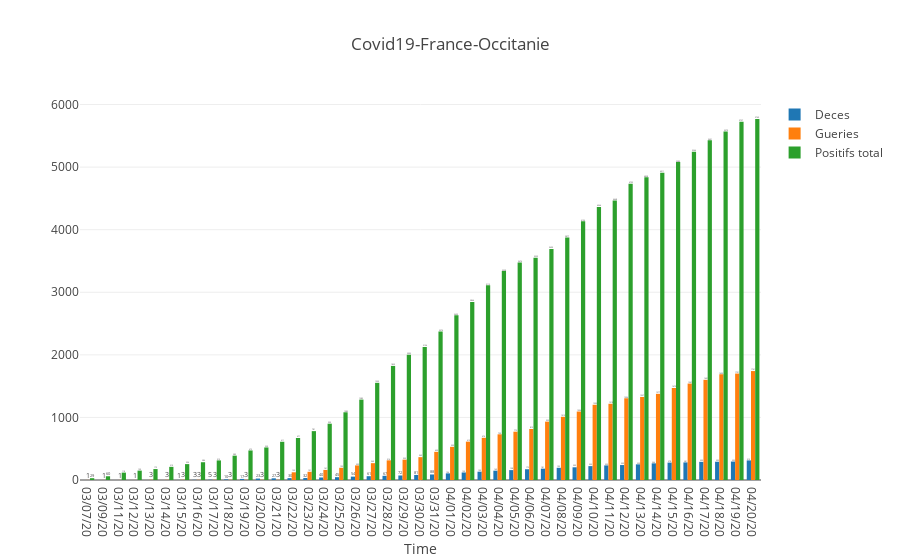

This figure's notebook cell:
### Code cell
dates=df["Date"].values

layout = go.Layout(
    barmode='group',
    title=f"Covid19-France-Occitanie",
    xaxis=dict(title="Time"),
    showlegend=True,
) 
fig = go.Figure(data=[
    go.Bar(name="Deces", x=dates, y=df["Deces"], text=df["Deces"],
            textposition='auto'),
    go.Bar(name="Gueries", x=dates, y=df["Guerie"], text=df["Guerie"],
            textposition='auto'),
    go.Bar(name="Positifs total", x=dates, y=df["Positifs total"], text=df["Positifs total"],
            textposition='auto'),

],
    layout=layout
)

iplot(fig, filename="covid19-Occitanie1")

### Figure 1 — Plotly figure (JSON) as saved in the notebook; plotly's stock layout.template omitted (floating-point values rounded to 4 significant figures)
{"data": [{"name": "Deces", "text": [0, 0, 0, 0, 0, 0, 1, 3, 5, 10, 17, 23, 27, 30, 32, 40, 45, 54, 61, 67, 72, 81, 88, 106, 120, 133, 149, 158, 172, 181, 195, 203, 222, 233, 239, 250, 266, 278, 281, 290, 292, 295, 313], "textposition": "auto", "type": "bar", "uid": "80b99315-be14-4592-9095-51f7a2ac4d11", "x": ["03/07/20", "03/09/20", "03/11/20", "03/12/20", "03/13/20", "03/14/20", "03/15/20", "03/16/20", "03/17/20", "03/18/20", "03/19/20", "03/20/20", "03/21/20", "03/22/20", "03/23/20", "03/24/20", "03/25/20", "03/26/20", "03/27/20", "03/28/20", "03/29/20", "03/30/20", "03/31/20", "04/01/20", "04/02/20", "04/03/20", "04/04/20", "04/05/20", "04/06/20", "04/07/20", "04/08/20", "04/09/20", "04/10/20", "04/11/20", "04/12/20", "04/13/20", "04/14/20", "04/15/20", "04/16/20", "04/17/20", "04/18/20", "04/19/20", "04/20/20"], "y": [0, 0, 0, 0, 0, 0, 1, 3, 5, 10, 17, 23, 27, 30, 32, 40, 45, 54, 61, 67, 72, 81, 88, 106, 120, 133, 149, 158, 172, 181, 195, 203, 222, 233, 239, 250, 266, 278, 281, 290, 292, 295, 313]}, {"name": "Gueries", "text": [1, 1, 1, 1, 3, 3, 3, 3, 3, 3, 3, 3, 3, 123, 131, 161, 195, 233, 269, 314, 325, 365, 450, 530, 613, 674, 730, 772, 815, 933, 1010, 1094, 1202, 1218, 1306, 1327, 1377, 1470, 1541, 1601, 1690, 1701, 1741], "textposition": "auto", "type": "bar", "uid": "793740cd-c47c-48aa-9ab6-1d93c9e60452", "x": ["03/07/20", "03/09/20", "03/11/20", "03/12/20", "03/13/20", "03/14/20", "03/15/20", "03/16/20", "03/17/20", "03/18/20", "03/19/20", "03/20/20", "03/21/20", "03/22/20", "03/23/20", "03/24/20", "03/25/20", "03/26/20", "03/27/20", "03/28/20", "03/29/20", "03/30/20", "03/31/20", "04/01/20", "04/02/20", "04/03/20", "04/04/20", "04/05/20", "04/06/20", "04/07/20", "04/08/20", "04/09/20", "04/10/20", "04/11/20", "04/12/20", "04/13/20", "04/14/20", "04/15/20", "04/16/20", "04/17/20", "04/18/20", "04/19/20", "04/20/20"], "y": [1, 1, 1, 1, 3, 3, 3, 3, 3, 3, 3, 3, 3, 123, 131, 161, 195, 233, 269, 314, 325, 365, 450, 530, 613, 674, 730, 772, 815, 933, 1010, 1094, 1202, 1218, 1306, 1327, 1377, 1470, 1541, 1601, 1690, 1701, 1741]}, {"name": "Positifs total", "text": [29, 60, 118, 150, 175, 210, 254, 284, 313, 389, 472, 520, 611, 671, 781, 900, 1082, 1285, 1553, 1823, 2002, 2126, 2374, 2633, 2844, 3112, 3338, 3476, 3553, 3690, 3877, 4134, 4364, 4468, 4735, 4838, 4911, 5080, 5246, 5431, 5570, 5727, 5769], "textposition": "auto", "type": "bar", "uid": "676854fc-f19f-4d77-b6f2-289f4ebd8789", "x": ["03/07/20", "03/09/20", "03/11/20", "03/12/20", "03/13/20", "03/14/20", "03/15/20", "03/16/20", "03/17/20", "03/18/20", "03/19/20", "03/20/20", "03/21/20", "03/22/20", "03/23/20", "03/24/20", "03/25/20", "03/26/20", "03/27/20", "03/28/20", "03/29/20", "03/30/20", "03/31/20", "04/01/20", "04/02/20", "04/03/20", "04/04/20", "04/05/20", "04/06/20", "04/07/20", "04/08/20", "04/09/20", "04/10/20", "04/11/20", "04/12/20", "04/13/20", "04/14/20", "04/15/20", "04/16/20", "04/17/20", "04/18/20", "04/19/20", "04/20/20"], "y": [29, 60, 118, 150, 175, 210, 254, 284, 313, 389, 472, 520, 611, 671, 781, 900, 1082, 1285, 1553, 1823, 2002, 2126, 2374, 2633, 2844, 3112, 3338, 3476, 3553, 3690, 3877, 4134, 4364, 4468, 4735, 4838, 4911, 5080, 5246, 5431, 5570, 5727, 5769]}], "layout": {"barmode": "group", "showlegend": true, "title": {"text": "Covid19-France-Occitanie"}, "xaxis": {"title": {"text": "Time"}}}}
